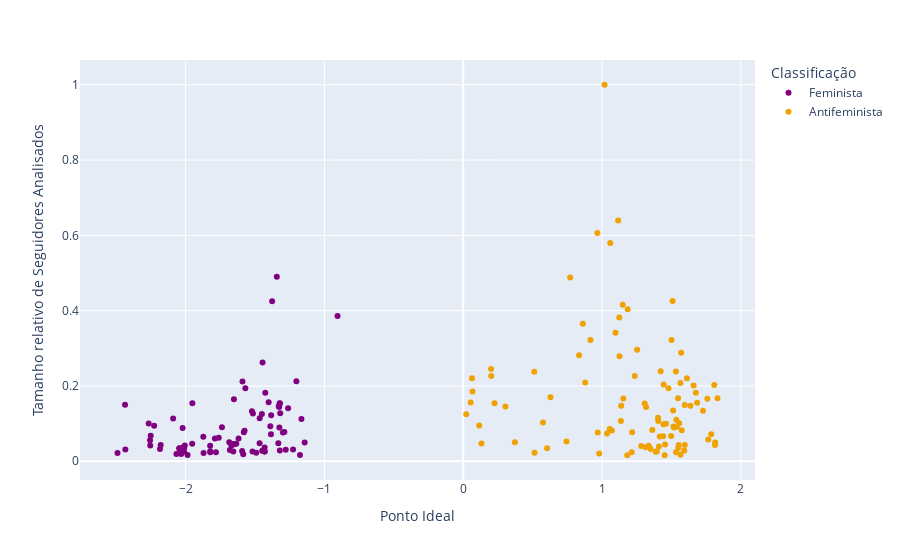

The notebook cell this image was saved under:
### Code cell
df['partido'].fillna('', inplace=True)
fig = px.scatter(df, x="ponto_ideal", 
                 y="seguidores_analisados_rel", 
                 color="posicao",
                 color_discrete_sequence=['#800080', '#F0A202'],
                 hover_data=['nome', 'partido', 'profissoes'],
                 labels={'seguidores_analisados_rel':'Tamanho relativo de Seguidores Analisados', 
                         'ponto_ideal':'Ponto Ideal',
                         'posicao': 'Classificação',
                         'nome': 'Nome',
                         'partido': 'Partido',
                         'profissoes': 'Classificações'})
fig.show()
